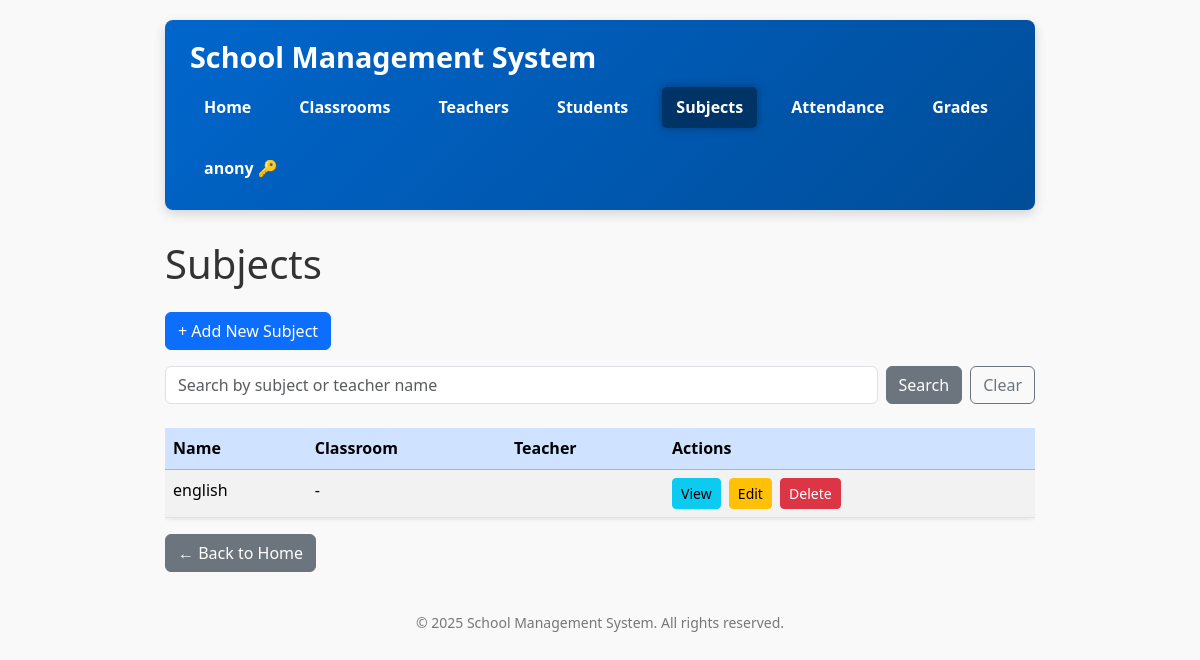
Page /subjects/ (signed in) on the earlier database version.
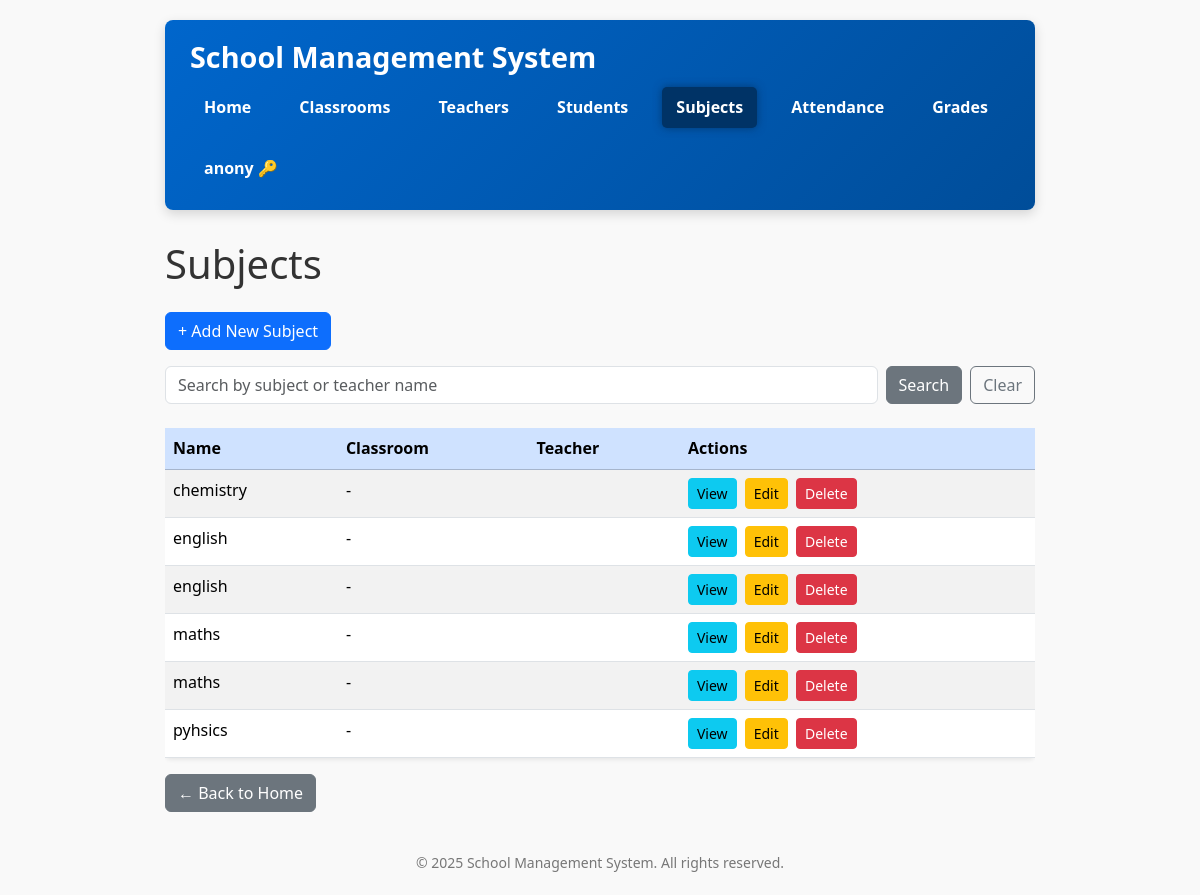
Same page on the later database version.
### school/models.py (models this page shows, shortened)
class Subject(models.Model):
    name = models.CharField(max_length=100)
    code = models.CharField(max_length=10)
    class Meta:
        ordering = ['name']

### school/views.py (the view)
# urls.py: path('subjects/', views.subject_list, name='subject_list'),
@role_required(['Admin', 'Teacher'])
def subject_list(request):
    user = request.user
    subjects = Subject.objects.all()
    if user.role == 'TEACHER':
        teacher = get_object_or_404(Teacher, user=user)
        subjects = subjects.filter(teachers=teacher)
    query = request.GET.get('q')
    if query:
        subjects = subjects.filter(name__icontains=query) | subjects.filter(teachers__name__icontains=query)
    return render(request, 'school/subject_list.html', {'subjects': subjects})

### school/views.py (called while the page is built)
def role_required(allowed_roles=[]):
    def decorator(view_func):
        @wraps(view_func)
        def wrapper(request, *args, **kwargs):
            user = request.user
            if not user.is_authenticated:
                return redirect('login')
            user_role = getattr(user, 'role', None)
            if user.is_superuser or (user_role and user_role.upper() in [r.upper() for r in allowed_roles]):
                return view_func(request, *args, **kwargs)
            return redirect('school:no_permission')
        return wrapper
    return decorator

### school/templates/school/subject_list.html (shortened to what this page needs)
{% extends 'school/base.html' %}
{% block content %}
<h1 class="mb-4">Subjects</h1>
<p>
    <a href="{% url 'school:subject_create' %}" class="btn btn-primary">
        + Add New Subject
    </a>
</p>
<form method="get" class="mb-4 d-flex gap-2">
    <input
        type="text"
        name="q"
        placeholder="Search by subject or teacher name"
        value="{{ request.GET.q }}"
        class="form-control"
    >
    <button type="submit" class="btn btn-secondary">Search</button>
    <a href="{% url 'school:subject_list' %}" class="btn btn-outline-secondary">Clear</a>
</form>
<div class="table-responsive">
    <table class="table table-striped table-hover rounded shadow-sm bg-white">
        <thead class="table-primary">
            <tr>
                <th>Name</th>
                <th>Classroom</th>
                <th>Teacher</th>
                <th>Actions</th>
            </tr>
        </thead>
        <tbody>
            {% for subject in subjects %}
            <tr>
                <td>{{ subject.name }}</td>
                <td>{{ subject.classroom.name }} - {{ subject.classroom.section }}</td>
                <td>{{ subject.teacher.name }}</td>
                <td>
                    <a href="{% url 'school:subject_detail' subject.pk %}" class="btn btn-sm btn-info me-1">View</a>
                    <a href="{% url 'school:subject_update' subject.pk %}" class="btn btn-sm btn-warning me-1">Edit</a>
                    <a href="{% url 'school:subject_delete' subject.pk %}" class="btn btn-sm btn-danger"
                       onclick="return confirm('Are you sure you want to delete this subject?');">
                        Delete
                    </a>
                </td>
            </tr>
            {% empty %}
            <tr>
                <td colspan="4" class="text-center">No subjects available.</td>
            </tr>
            {% endfor %}
        </tbody>
    </table>
</div>
<p>
    <a href="{% url 'school:home' %}" class="btn btn-secondary">← Back to Home</a>
</p>
{% endblock %}

Differences in the rows shown:
added Subject: name "chemistry"
added Subject: name "english"
added Subject: name "maths"
added Subject: name "maths"
added Subject: name "pyhsics"
